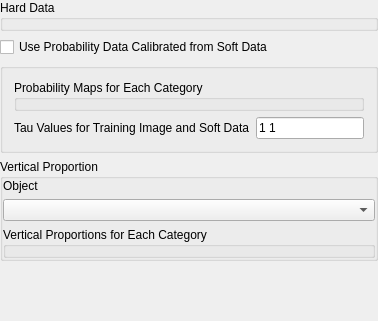
     <widget class="QWidget" name="tab" >
      <attribute name="title" >
       <string>Conditioning</string>
      </attribute>
      <layout class="QVBoxLayout" >
       <property name="margin" >
        <number>0</number>
       </property>
       <property name="spacing" >
        <number>6</number>
       </property>
       <item>
        <widget class="QGroupBox" name="GroupBox3" >
         <property name="title" >
          <string>Hard Data</string>
         </property>
         <layout class="QHBoxLayout" >
          <property name="margin" >
           <number>0</number>
          </property>
          <property name="spacing" >
           <number>6</number>
          </property>
          <item>
           <widget class="PropertySelector" name="Hard_Data" />
          </item>
         </layout>
        </widget>
       </item>
       <item>
        <widget class="QCheckBox" name="Use_ProbField" >
         <property name="text" >
          <string>Use Probability Data Calibrated from Soft Data</string>
         </property>
        </widget>
       </item>
       <item>
        <widget class="GsTLGroupBox" name="gsTLGroupBox17" >
         <property name="title" >
          <string/>
         </property>
         <property name="displayed" stdset="0" >
          <bool>false</bool>
         </property>
         <layout class="QVBoxLayout" >
          <property name="margin" >
           <number>11</number>
          </property>
          <property name="spacing" >
           <number>6</number>
          </property>
          <item>
           <layout class="QVBoxLayout" >
            <property name="margin" >
             <number>0</number>
            </property>
            <property name="spacing" >
             <number>6</number>
            </property>
            <item>
             <widget class="OrderedPropertySelector" name="ProbField_properties" >
              <property name="title" >
               <string>Probability Maps for Each Category</string>
              </property>
              <property name="displayed" stdset="0" >
               <bool>true</bool>
              </property>
             </widget>
            </item>
            <item>
             <layout class="QHBoxLayout" >
              <property name="margin" >
               <number>0</number>
              </property>
              <property name="spacing" >
               <number>6</number>
              </property>
              <item>
               <widget class="QLabel" name="textLabel1_3" >
                <property name="text" >
                 <string>Tau Values for Training Image and Soft Data</string>
                </property>
                <property name="wordWrap" >
                 <bool>false</bool>
                </property>
               </widget>
              </item>
              <item>
               <widget class="QLineEdit" name="TauModelObject" >
                <property name="text" >
                 <string>1 1</string>
                </property>
               </widget>
              </item>
             </layout>
            </item>
           </layout>
          </item>
         </layout>
        </widget>
       </item>
       <item>
        <widget class="QGroupBox" name="GroupBox3_2" >
         <property name="title" >
          <string>Vertical Proportion</string>
         </property>
         <layout class="QVBoxLayout" >
          <property name="margin" >
           <number>0</number>
          </property>
          <property name="spacing" >
           <number>6</number>
          </property>
          <item>
           <widget class="QLabel" name="textLabel1_2" >
            <property name="text" >
             <string>Object</string>
            </property>
            <property name="wordWrap" >
             <bool>false</bool>
            </property>
           </widget>
          </item>
          <item>
           <layout class="QVBoxLayout" >
            <property name="margin" >
             <number>0</number>
            </property>
            <property name="spacing" >
             <number>6</number>
            </property>
            <item>
             <widget class="GridSelector" name="VerticalPropObject" />
            </item>
            <item>
             <widget class="OrderedPropertySelector" name="VerticalProperties" >
              <property name="title" >
               <string>Vertical Proportions for Each Category</string>
              </property>
              <property name="displayed" stdset="0" >
               <bool>true</bool>
              </property>
              <property name="activated" stdset="0" >
               <bool>true</bool>
              </property>
             </widget>
            </item>
           </layout>
          </item>
         </layout>
        </widget>
       </item>
       <item>
        <spacer>
         <property name="orientation" >
          <enum>Qt::Vertical</enum>
         </property>
         <property name="sizeType" >
          <enum>QSizePolicy::Expanding</enum>
         </property>
         <property name="sizeHint" >
          <size>
           <width>20</width>
           <height>60</height>
          </size>
         </property>
        </spacer>
       </item>
      </layout>
     </widget>
